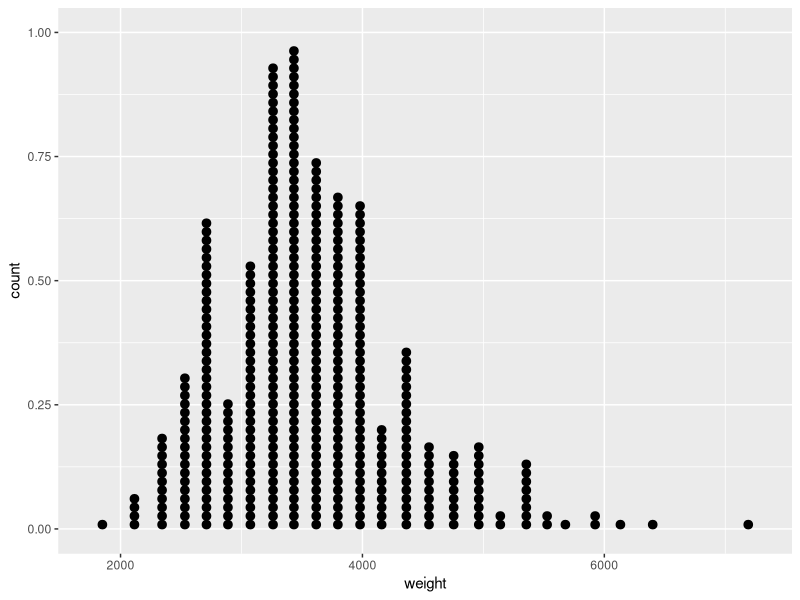
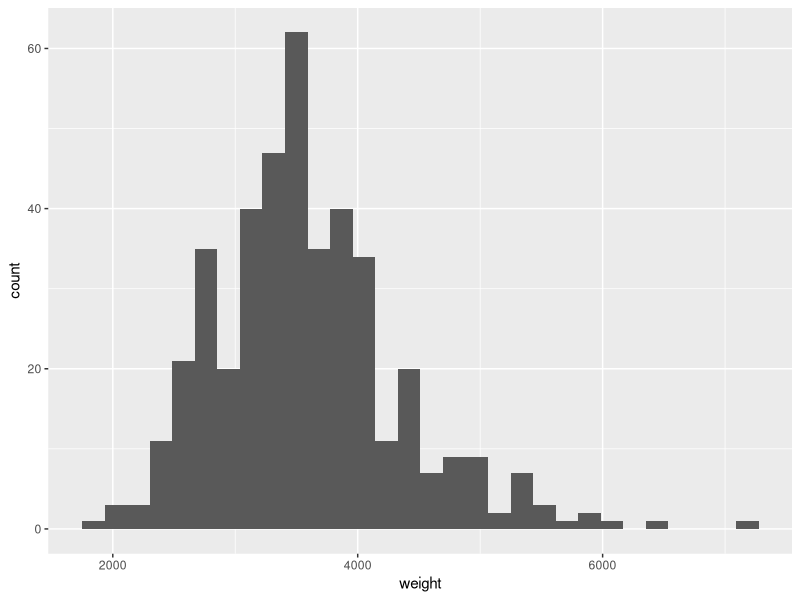
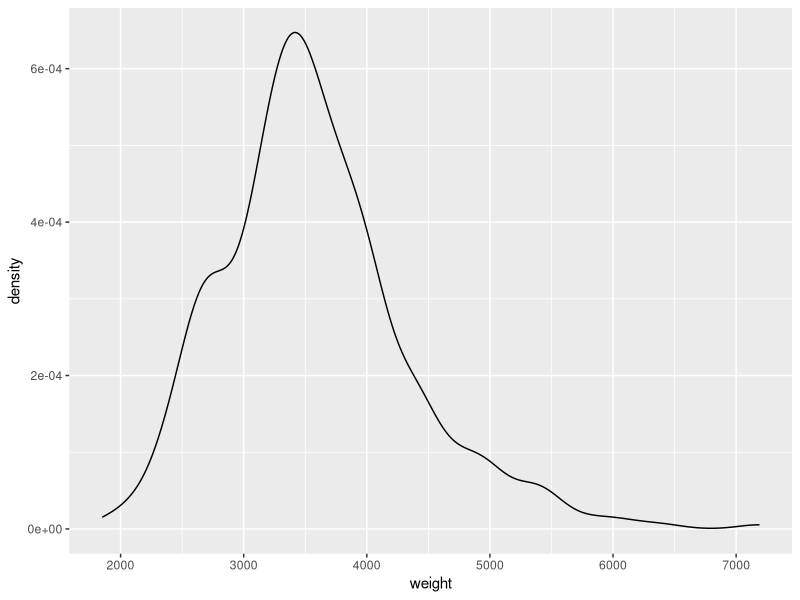
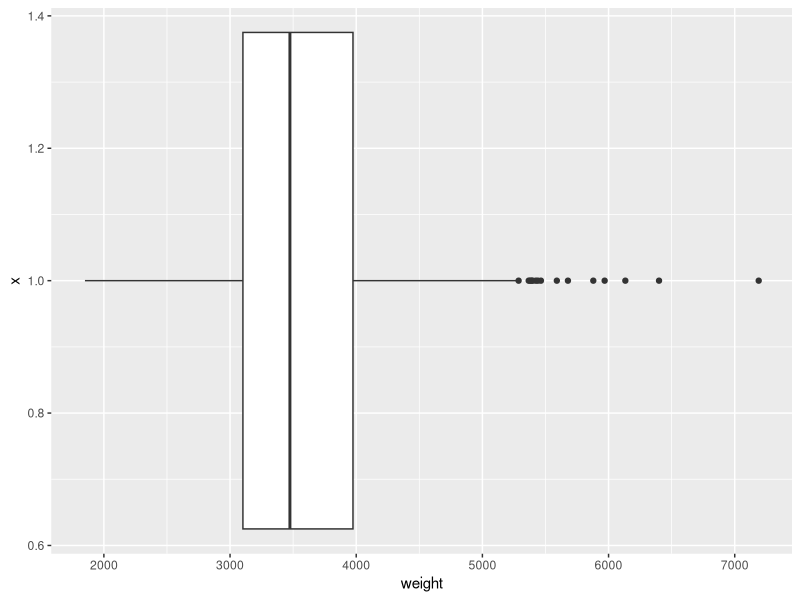
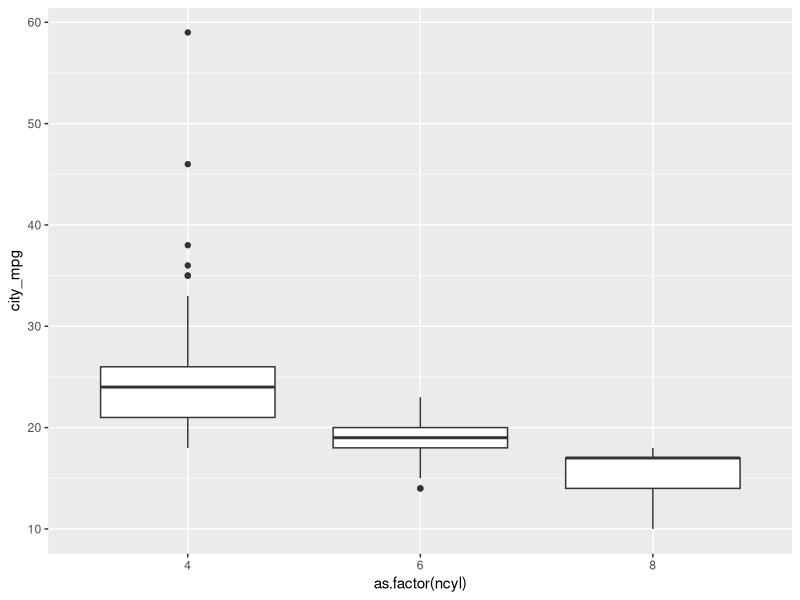
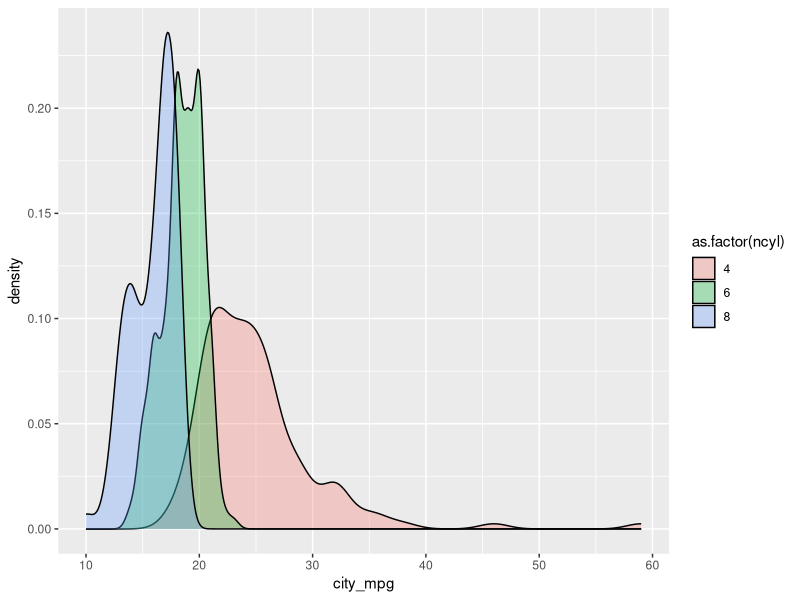
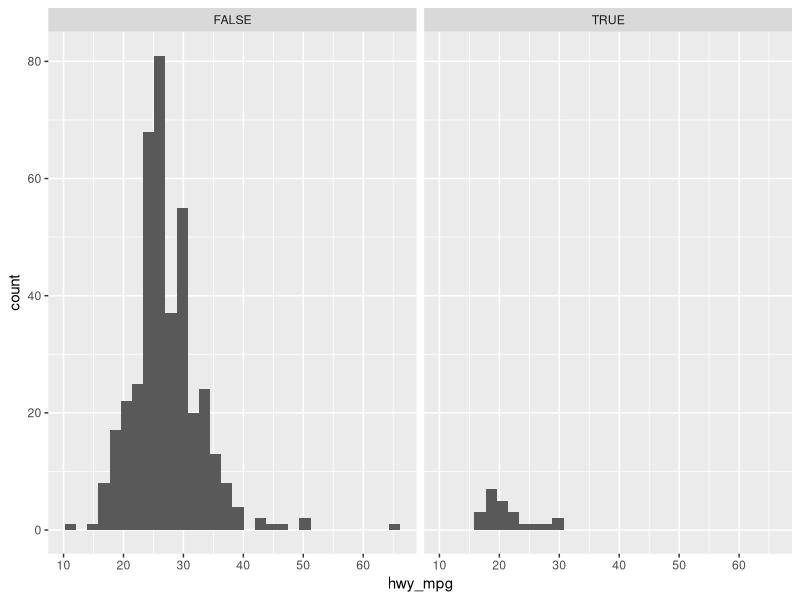
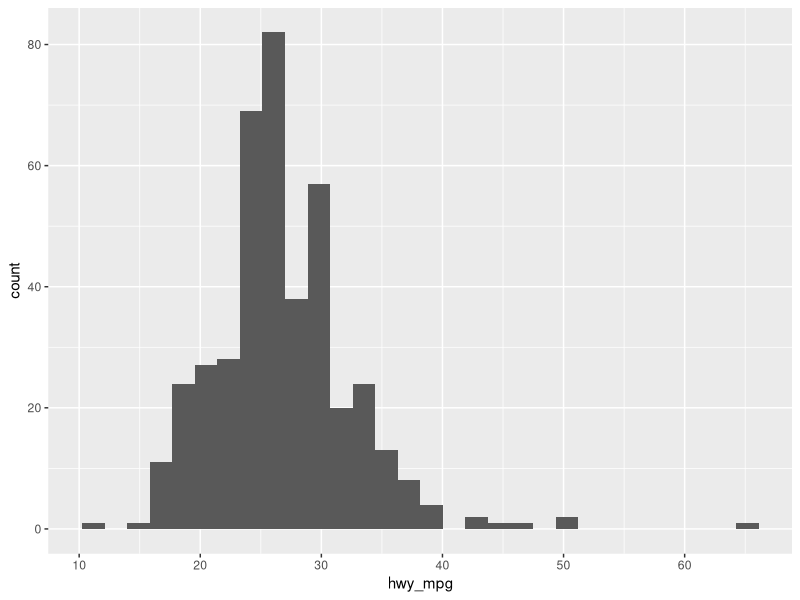

Source code (R) for these figures, in order:
library(readr)
library(ggplot2)
library(dplyr)

(cars <- read_csv('cars.csv'))

# Learn data structure
glimpse(cars)

# Plot a dotplot
ggplot(cars, aes(x = weight)) +
  geom_dotplot(dotsize = 0.4)

# Plot a histogram
ggplot(cars, aes(x = weight)) +
  geom_histogram()

# Plot a density plot
ggplot(cars, aes(x = weight)) +
  geom_density()

# Plot a boxplot
ggplot(cars, aes(x = 1, y = weight)) +
  geom_boxplot() +
  coord_flip()

# Side-by-side boxplot
cars %>% 
  filter(ncyl %in% c(4, 6, 8)) %>%
  ggplot(aes(x = as.factor(ncyl), y = city_mpg)) +
  geom_boxplot()

# Create overlaid density plots 
cars %>% 
  filter(ncyl %in% c(4, 6, 8)) %>%
  ggplot(aes(x = city_mpg, fill = as.factor(ncyl))) +
  geom_density(alpha = .3)

# Faceted histogram
ggplot(cars, aes(x = hwy_mpg)) +
  geom_histogram() +
  facet_wrap(~pickup)

# Marginal distribution
ggplot(cars, aes(x = hwy_mpg)) +
  geom_histogram()

# Only engines that are smaller than 2 liters
cars %>%
  filter(eng_size < 2) %>%
  ggplot(aes(hwy_mpg)) +
  geom_histogram() +
  ggtitle('Distribution of hwy_mpg for small engines')


cars %>%
  filter(eng_size < 2) %>%
  ggplot(aes(hwy_mpg)) +
  geom_histogram(binwidth = 5)

cars %>%
  filter(eng_size < 2) %>%
  ggplot(aes(hwy_mpg)) +
  geom_histogram(binwidth = 0.4) +
  ggtitle('binwidth = 0.4')

cars %>%
  filter(eng_size < 2) %>%
  ggplot(aes(hwy_mpg)) +
  geom_density()

cars %>%
  filter(eng_size < 2) %>%
  ggplot(aes(hwy_mpg)) +
  geom_density(bw = 5)

# Visualization in higher dimensions
ggplot(cars, aes(x = msrp)) + 
  geom_density() +
  facet_grid(pickup ~ rear_wheel)

ggplot(cars, aes(x = msrp)) + 
  geom_density() +
  facet_grid(pickup ~ rear_wheel, labeller = label_both)

table(cars$rear_wheel, cars$pickup)

# Numerical Summary of Continuous Data

# Mean
(x <- head(cars$eng_size, 11))
sum(x)/11
mean(x)

# Median
sort(x)
median(x)

# Mode
# Plot a dotplot
ggplot(cars[1:11,], aes(x = eng_size)) +
  geom_dotplot(dotsize = 3)

table(x)

table(cars$ncyl)

cars %>%
  mutate(small_cyl = ncyl %in% c(3, 4)) %>%
  group_by(small_cyl) %>%
  summarise(mean(eng_size),
            median(eng_size))

cars %>%
  mutate(small_cyl = ncyl %in% c(3, 4)) %>%
  ggplot(aes(x = small_cyl, y = eng_size)) +
  geom_boxplot()

# Measures of variability
x - mean(x)

sum(x - mean(x))
sum((x - mean(x))^2)
sum((x - mean(x))^2)/11
sum((x - mean(x))^2)/(11-1)
var(x)

sd(x)

# Interquartile range
summary(x)
IQR(x)

min(x)

# Range 
diff(range(x))

cars %>%
  group_by(ncyl) %>%
  summarize(sd(eng_size),
            IQR(eng_size),
            n())

ggplot(cars, aes(x = eng_size, fill = as.factor(ncyl))) +
  geom_density(alpha = 0.3)

# Shape and transformations
ggplot(cars, aes(x = dealer_cost)) + # Distribution of delaer_cost is right skewed
  geom_density()

ggplot(cars, aes(x = dealer_cost, fill = all_wheel)) +
  geom_density(alpha = .3)

ggplot(cars, aes(x = log(dealer_cost), fill = all_wheel)) +
  geom_density(alpha = .3)

ggplot(cars, aes(x = all_wheel, y = dealer_cost)) +
  geom_boxplot() +
  coord_flip()


cars %>%
  count(all_wheel)

# Indicating outlier
cars %>%
  mutate(is_outlier = dealer_cost > 60000) %>%
  filter(!is_outlier) %>%
  ggplot(aes(x = dealer_cost, fill = all_wheel)) +
  geom_density(alpha = .3)

# Another way of filtering non-outliers
cars %>%
  filter(dealer_cost < 60000) %>%
  ggplot(aes(x = dealer_cost, fill = all_wheel)) +
  geom_density(alpha = .3)

# Filter only outliers
cars %>%
  mutate(is_outlier = dealer_cost > 60000) %>%
  filter(is_outlier) %>%
  arrange(desc(dealer_cost)) %>%
  summarise(sum(sports_car), sum(all_wheel))

sum(cars$sports_car)
